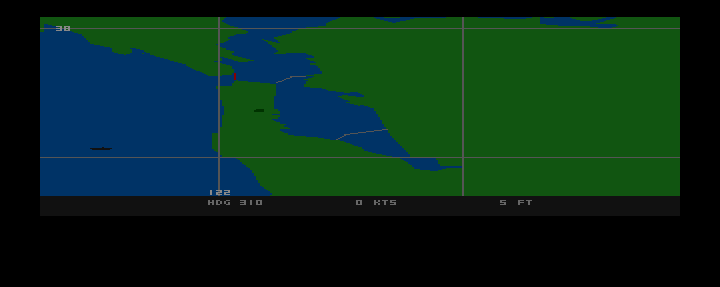
#> input picture analysis/visuals/run003_m_map_display.png, 720 x 287 px
$ python vectorize_run003_m_map_screen.py
#> lines starting #> are read from the running program, lines starting #| are printed output that depends on the picture
"""Create an exact coloured SVG of the captured run003 M-map screen region.

The output is a screen-derived vector oracle: contiguous same-colour horizontal
pixel runs become filled SVG rectangles. It preserves the visible M-map palette,
grid, fills, and markers without inventing an unproved world-coordinate or
coastline-source interpretation.
"""
from __future__ import annotations

import argparse
import hashlib
import json
from pathlib import Path

from PIL import Image


ROOT = Path(__file__).resolve().parents[1]
LEFT, TOP, RIGHT, BOTTOM = 40, 16, 680, 216


def colour(value: tuple[int, int, int]) -> str:
    return "#" + "".join(f"{channel:02x}" for channel in value)


def main() -> None:
    parser = argparse.ArgumentParser(description=__doc__)
    parser.add_argument("--screen", type=Path,
                        default=ROOT / "analysis/visuals/run003_m_map_display.png")
    parser.add_argument("--output", type=Path,
                        default=ROOT / "analysis/visuals/run003_m_map_screen_vector.svg")
    parser.add_argument("--report", type=Path,
                        default=ROOT / "analysis/data/run003_m_map_screen_vector.json")
    args = parser.parse_args()

    screen = Image.open(args.screen).convert("RGB")
#> screen is the input picture: PIL image 720x287 RGB; mean R, G, B 8.2, 42, 27
    image = screen.crop((LEFT, TOP, RIGHT, BOTTOM))
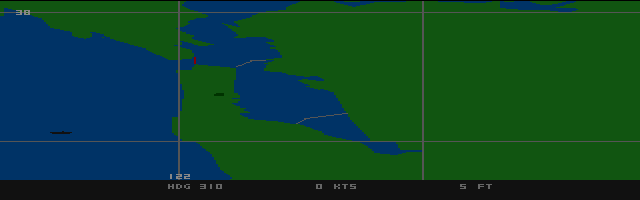
#> image: PIL image 640x200 RGB; mean R, G, B 13.2, 67.8, 43.6
    width, height = image.size
#> width = 640; height = 200
    runs: list[tuple[int, int, int, str]] = []
    for y in range(height):
        start = 0
        current = image.getpixel((0, y))
        for x in range(1, width + 1):
            next_value = image.getpixel((x, y)) if x < width else None
            if next_value != current:
                runs.append((start, y, x - start, colour(current)))
                start, current = x, next_value
#> this loop made 200 passes
#> after the loop, runs = 1720 items, first 6: (0, 0, 640, '#000000'), (0, 1, 178, '#115511'), (178, 1, 2, '#555555'), (180, 1, 6, '#115511'), (186, 1, 114, '#003366'), (300, 1, 34, '#115511')

    lines = [
        '<?xml version="1.0" encoding="UTF-8"?>',
        f'<svg xmlns="http://www.w3.org/2000/svg" width="{width}" height="{height}" viewBox="0 0 {width} {height}" shape-rendering="crispEdges">',
        '<title>Run003 captured M-map screen vector oracle</title>',
        '<desc>Exact screen-derived filled pixel runs; not a source-geometry or world-coordinate reconstruction.</desc>',
    ]
    lines.extend(f'<rect x="{x}" y="{y}" width="{run_width}" height="1" fill="{fill}"/>'
                 for x, y, run_width, fill in runs)
    lines.append('</svg>')
    args.output.parent.mkdir(parents=True, exist_ok=True)
    args.output.write_text("\n".join(lines) + "\n", encoding="utf-8")

    colours = sorted({fill for _, _, _, fill in runs})
#> colours = ['#000000', '#003300', '#003366', '#111111', '#115511', '#555555', '#666666', '#880000', '#888888']
    report = {
        "classification": "scenario_backed_exact_screen_derived_vector_oracle_not_source_geometry",
        "screen": str(args.screen.relative_to(ROOT)),
        "screen_rectangle": [LEFT, TOP, RIGHT, BOTTOM],
        "dimensions": [width, height],
        "filled_rectangles": len(runs),
        "colours": colours,
        "svg_sha256": hashlib.sha256(args.output.read_bytes()).hexdigest(),
        "qualification": ("Every visible pixel in the run003 M-map rectangle is represented by a same-colour filled SVG run. "
                          "This is an exact visual target, not evidence of the original immutable coastline geometry or a global world map."),
    }
    args.report.parent.mkdir(parents=True, exist_ok=True)
    args.report.write_text(json.dumps(report, indent=2) + "\n", encoding="utf-8")
    print(json.dumps({"output": str(args.output), "runs": len(runs), "colours": colours}, indent=2))
#> (printed output is left out)


if __name__ == "__main__":
    main()

$ run again, with analysis/visuals/run035_m_map_display.png copied over analysis/visuals/run003_m_map_display.png
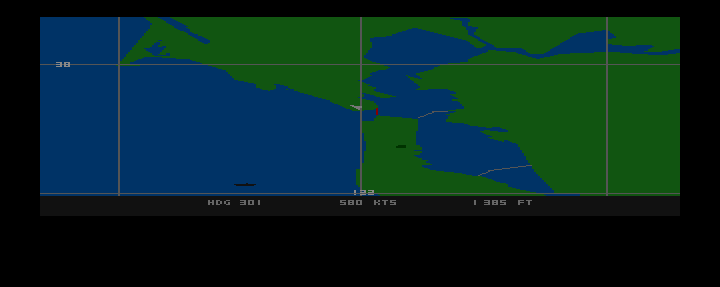
#> input picture analysis/visuals/run035_m_map_display.png, 720 x 287 px
#> in main, screen is the input picture: PIL image 720x287 RGB; mean R, G, B 6.8, 39, 34.9
#> in main, `image = screen.crop((LEFT, TOP, RIGHT, BOTTOM))`:
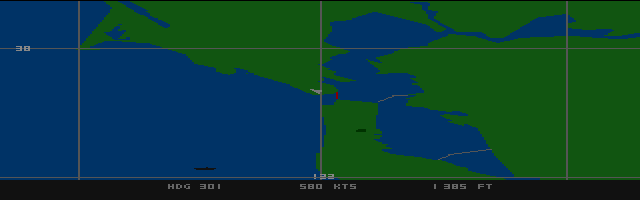
#> image: PIL image 640x200 RGB; mean R, G, B 11, 62.9, 56.3
#> the loop in main, `for y in range(height):` made 200 passes
#> after the loop in main, `for y in range(height):`: runs = 2347 items, first 6: (0, 0, 640, '#000000'), (0, 1, 78, '#003366'), (78, 1, 2, '#555555'), (80, 1, 24, '#003366'), (104, 1, 14, '#115511'), (118, 1, 12, '#003366')
#> colours = ['#000000', '#003300', '#003366', '#111111', '#115511', '#555555', '#666666', '#777777', '#880000', '#888888']
#> (printed output is left out)

$ run again, with analysis/visuals/attract_cockpit_bitplanes_600_1800.png copied over analysis/visuals/run003_m_map_display.png
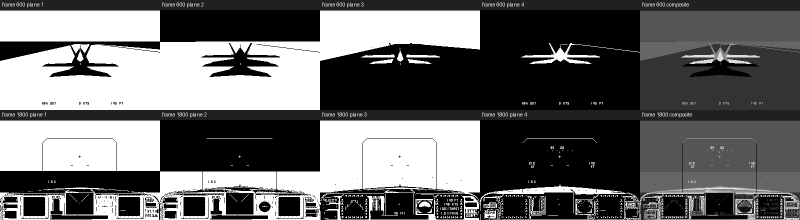
#> input picture analysis/visuals/attract_cockpit_bitplanes_600_1800.png, 1600 x 440 px (shown at 1/2 size)
#> in main, screen is the input picture: PIL image 1600x440 RGB; min 0, max 255, mean 103.6
#> in main, `image = screen.crop((LEFT, TOP, RIGHT, BOTTOM))`:
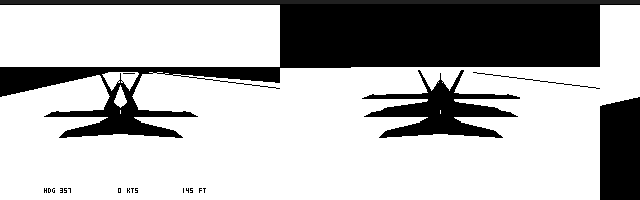
#> image: PIL image 640x200 RGB; min 0, max 255, mean 179.7
#> the loop in main, `for y in range(height):` made 200 passes
#> after the loop in main, `for y in range(height):`: runs = 1247 items, first 6: (0, 0, 640, '#202020'), (0, 1, 640, '#202020'), (0, 2, 640, '#202020'), (0, 3, 640, '#202020'), (0, 4, 640, '#000000'), (0, 5, 280, '#ffffff')
#> colours = ['#000000', '#202020', '#ffffff']
#| {
#|   "output": "analysis/visuals/run003_m_map_screen_vector.svg",
#|   "runs": 1247,
#|   "colours": [
#|     "#000000",
#|     "#202020",
#> (further printed lines are left out)

$ run again, with analysis/visuals/m_map_panned_projected_polygon_mosaic.png copied over analysis/visuals/run003_m_map_display.png
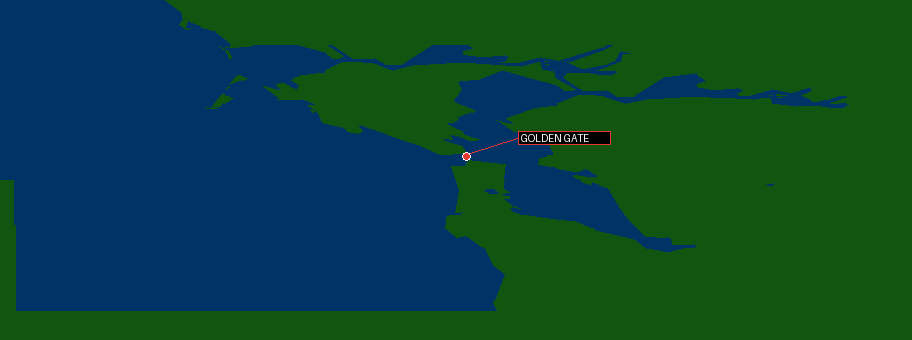
#> input picture analysis/visuals/m_map_panned_projected_polygon_mosaic.png, 912 x 340 px
#> in main, screen is the input picture: PIL image 912x340 RGB; mean R, G, B 9.9, 70, 54.2
#> in main, `image = screen.crop((LEFT, TOP, RIGHT, BOTTOM))`:
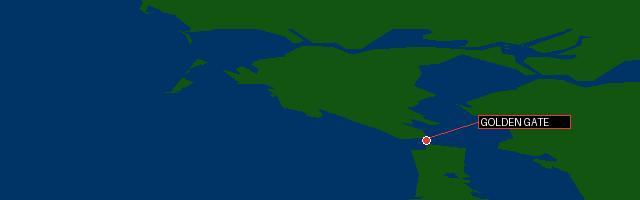
#> image: PIL image 640x200 RGB; mean R, G, B 7.5, 64.1, 68.6
#> after the loop in main, `for y in range(height):`: runs = 1712 items, first 6: (0, 0, 142, '#003366'), (142, 0, 498, '#115511'), (0, 1, 142, '#003366'), (142, 1, 498, '#115511'), (0, 2, 143, '#003366'), (143, 2, 497, '#115511')
#> colours = 95 items, first 6: '#000000', '#003366', '#010101', '#030303', '#050505', '#060606'
#> (printed output is left out)
